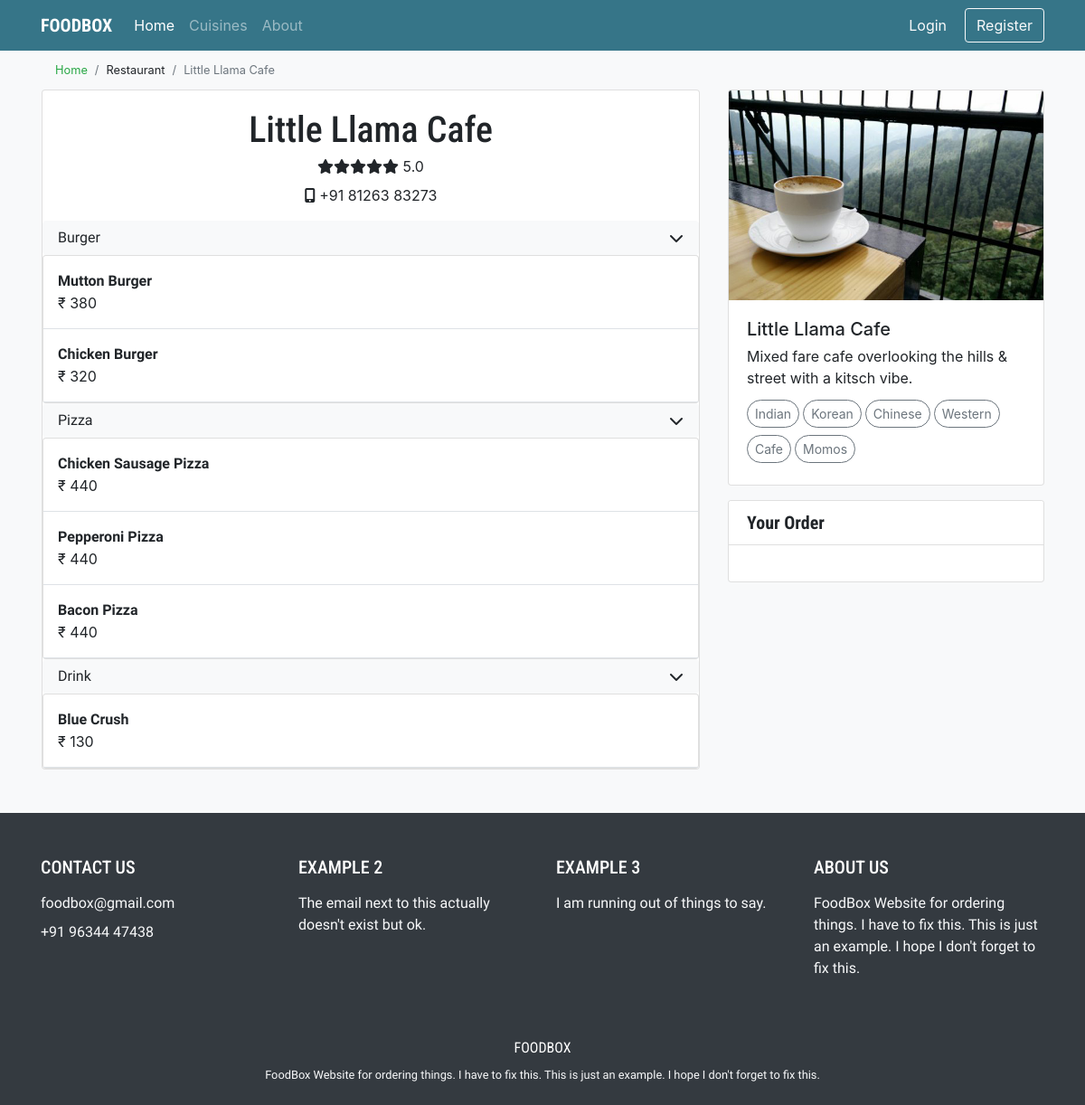
Page /restaurant/1 on the earlier database version.
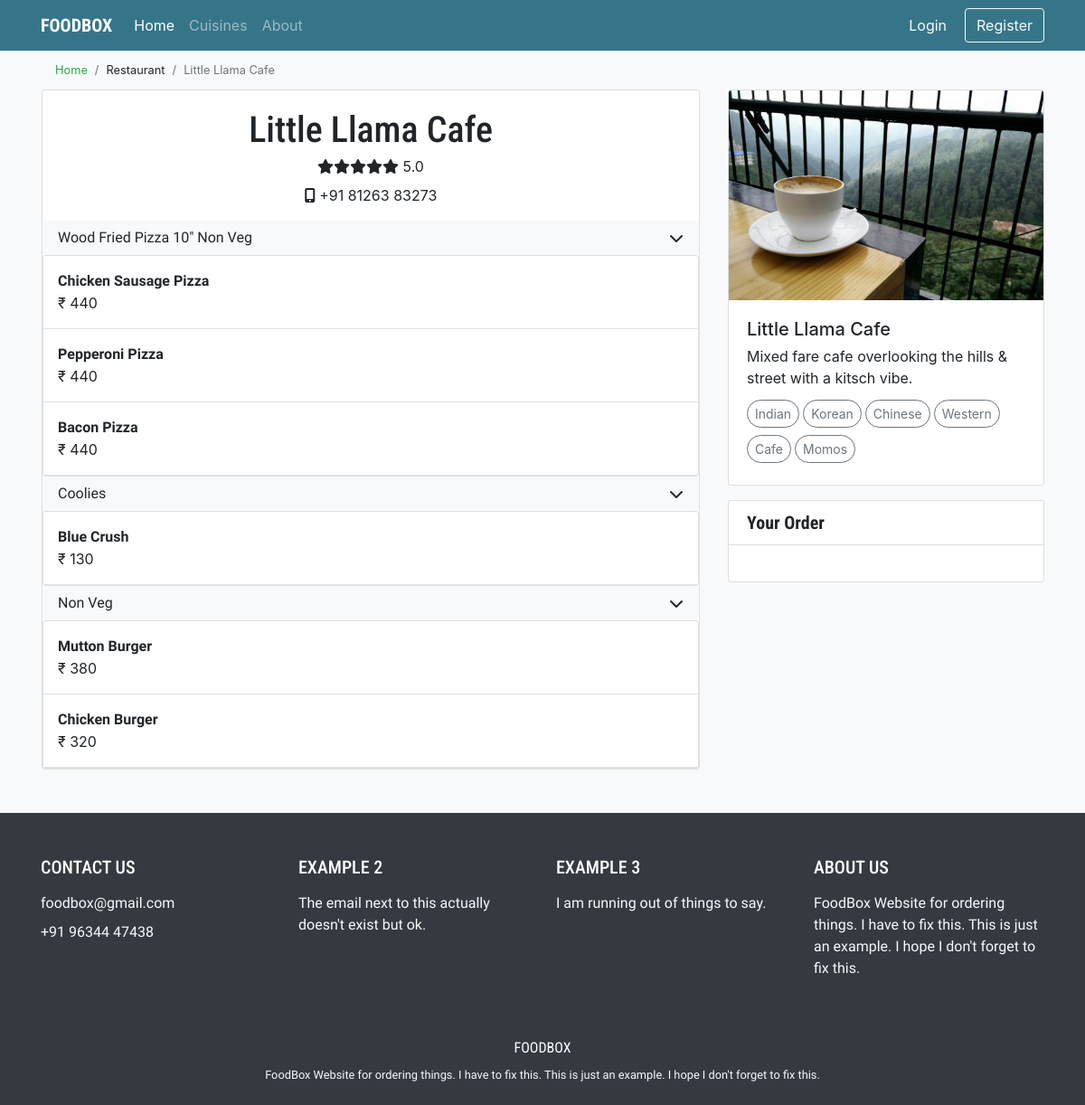
Same page on the later database version.
### food/models.py (models this page shows, shortened)
class Restaurant(models.Model):
    name = models.CharField(max_length=50)
    nick = models.CharField(max_length=10, blank=True)
    cuisine = models.ManyToManyField(Cuisine, related_name='restaurants')
    description = models.TextField(blank=True)
    phone_number = models.CharField(max_length=50, blank=True)
    url = models.URLField(blank=True)

class Category(models.Model):
    restaurant = models.ForeignKey(Restaurant, on_delete=models.CASCADE, related_name='categories')
    name = models.CharField(max_length=50)

class MenuItem(models.Model):
    name = models.CharField(max_length=50)
    price = models.IntegerField()
    description = models.TextField(blank=True)
    image = models.ImageField(upload_to='menu_item', blank=True)
    category = models.ForeignKey('Category', on_delete=models.CASCADE, related_name='menu', null=True)

class Cuisine(models.Model):
    name = models.CharField(max_length=50)

### food/views.py (the view)
# urls.py: path("restaurant/<int:restaurant_id>", views.restaurant, name='restaurant'),
def restaurant(request, restaurant_id):
  try:
      restaurant = Restaurant.objects.get(pk=restaurant_id)
  except Post.DoesNotExist:
      raise Http404("Post does not exist")
  context = {
      "restaurant": restaurant,
      "categories": restaurant.categories.all()
  }
  return render(request, "food/restaurant.html", context)

### food/templates/food/restaurant.html (shortened to what this page needs)
{% extends "food/base.html" %}
{% load static %}
{% block body %}
<nav aria-label="breadcrumb"><small>
  <ol class="breadcrumb my-0 bg-light">
    <li class="breadcrumb-item"><a href="{% url 'index' %}" class="text-success">Home</a></li>
    <li class="breadcrumb-item">Restaurant</li>
    <li class="breadcrumb-item active">{{ restaurant.name }}</li>
  </ol></small>
</nav>
<div class="row animate__animated animate__fadeIn">
  <div class="col-12 col-lg-8 px-0 px-lg-3 mb-4">
    <div class="card">
      <div class="card-body px-0 pb-0">
        <h1 class="card-title text-center mb-1" id="logo">{{ restaurant.name }}</h1>
        <div class="text-center mt-0 mb-2">
          <i class="fa fa-star" aria-hidden="true"></i><i class="fa fa-star" aria-hidden="true"></i><i class="fa fa-star" aria-hidden="true"></i><i class="fa fa-star" aria-hidden="true"></i><i class="fa fa-star" aria-hidden="true"></i> 5.0
        </div>
        <div class="text-center mb-3">
          <i class="fa fa-mobile" aria-hidden="true"></i> {{ restaurant.phone_number }}
        </div>
        {% for category in categories %}
          <button class="btn btn-light btn-md btn-block d-flex justify-content-between px-3" type="button" data-toggle="collapse" data-target="#{{ category.name }}" aria-expanded="false" aria-controls="{{ category.name }}">
            <p class="my-auto" id="f1">{{ category.name }}</p><i class="fa fa-chevron-down my-auto" aria-hidden="true"></i>
          </button>
          <div class="collapse show" id="{{ category.name }}">
            <div class="card card-body p-0">
              {% for menu in category.menu.all %}
                <div class="border-bottom px-3 py-3">
                  <p class="font-weight-bold my-auto" id="f1">{{ menu.name }}</p><p class="my-auto">&#8377; {{ menu.price }}</p>
                </div>
              {% endfor %}
            </div>
          </div>
          {% endfor %}
      </div>
    </div>
  </div>
  <div class="col-12 col-lg-4">
    <div class="card mb-3">
      <img class="card-img-top" src="{% with 'food/'|add:restaurant.name|add:'.jpg' as image_static %}{% static image_static %}{% endwith %}" alt="{{ restaurant.name }}">
      <div class="card-body">
        <h5 class="card-title">{{ restaurant.name }}</h5>
        <p class="card-subtitle mb-2">{{ restaurant.description }}</p>
        {% for cui in restaurant.cuisine.all %}<a href="{% url 'cuisine' cui.name %}" class="btn btn-sm btn-outline-secondary my-1 mr-1" style="border-radius:50px;">{{ cui.name }}</a>{% endfor %}
      </div>
    </div>
    <div class="card d-none d-lg-block" id="filter">
      <div class="card-header bg-white">
        <h5 class="card-text font-weight-bold" id="logo">Your Order</h5>
      </div>
      <div class="card-body">
      </div>
    </div>
  </div>
</div>
{% endblock %}

### food/templates/food/base.html (shortened to what this page needs)
{% load static %}
<html>
<head>
    <link rel="stylesheet" href="https://stackpath.bootstrapcdn.com/bootstrap/4.3.1/css/bootstrap.min.css"
>
    <link rel="stylesheet" href="https://cdnjs.cloudflare.com/ajax/libs/font-awesome/4.7.0/css/font-awesome.min.css">
    <link rel="stylesheet" href="https://cdnjs.cloudflare.com/ajax/libs/animate.css/4.0.0/animate.min.css"/>
    <link rel="stylesheet" href="{% static 'food/index.css' %}" />
</head>
<body class="bg-light">
    {% include 'food/nav.html' %}
    <div class="container">
        {% block body %}
        {% endblock %}
    </div>
    {% include 'food/footer.html' %}
</body>
</html>

### food/templates/food/nav.html (shortened to what this page needs)
<nav class="navbar sticky-top navbar-expand-lg navbar-dark" id="navback">
  <div class="container">
  <a class="navbar-brand font-weight-bold" href="{% url 'index' %}" id="logo">FOODBOX</a>
  <div class="collapse navbar-collapse" id="navbarSupportedContent">
    <ul class="navbar-nav mr-auto">
      <li class="nav-item active">
        <a class="nav-link" href="{% url 'index' %}">Home  <span class="sr-only">(current)</span></a>
      </li>
      <li class="nav-item">
        <a class="nav-link" href="{% url 'cuisines' %}">Cuisines</a>
      </li>
      <li class="nav-item">
        <a class="nav-link" href="{% url 'about' %}">About</a>
      </li>
    </ul>
    {% if request.user.is_authenticated %}
    <p class="text-light my-auto">Hello {{ user.username }}!</p>
    <a class="btn btn-outline-light border-0 my-2 my-sm-0 mx-0 mx-md-2 d-block" href="{% url 'logout' %}">Logout</a>
    {% else %}
    <a class="btn btn-outline-light border-0 my-2 my-sm-0 mx-0 mx-md-2 d-block" href="{% url 'login' %}">Login</a>
    <a class="btn btn-outline-light my-2 my-sm-0 d-block" href="{% url 'login' %}">Register</a>
    {% endif %}
  </div>
  </div>
</nav>

### food/templates/food/footer.html
<div class="container-fluid bg-dark pt-5 pb-2 mt-4">
  <div class="container">
    <div class="row">
      <div class="col-12 col-lg-3">
        <h5 id="logo" class="text-white">CONTACT US</h5>
        <p class="text-light mt-3" id="f1">foodbox@gmail.com</p>
        <p class="text-light mt-n2" id="f1">+91 96344 47438</p>
      </div>
      <div class="d-none d-lg-block col-3">
        <h5 id="logo" class="text-white">EXAMPLE 2</h5>
        <p class="text-light mt-3" id="f1">The email next to this actually doesn't exist but ok.</p>
      </div>
      <div class="d-none d-lg-block col-lg-3">
        <h5 id="logo" class="text-white">EXAMPLE 3</h5>
        <p class="text-light mt-3" id="f1">I am running out of things to say.</p>
      </div>
      <div class="d-none d-lg-block col-lg-3">
        <h5 id="logo" class="text-white">ABOUT US</h5>
        <p class="text-light mt-3" id="f1">FoodBox Website for ordering things. I have to fix this. This is just an example. I hope I don't forget to fix this.</p>
      </div>
    </div>
    <div class="row mt-5">
      <div class="col-12 text-center">
        <p class="text-white" id="logo">FOODBOX</p>
        <small>
        <p class="text-light mt-n2" id="f1">FoodBox Website for ordering things. I have to fix this. This is just an example. I hope I don't forget to fix this.</p>
        </small>
      </div>
    </div>
  </div>
</div>

### food/static/food/index.css (style rules this page uses)
#logo { font-family: 'Roboto Condensed', sans-serif; }
#navback { background-color: #367588 !important; }
#f1 { font-family: 'Nanum Gothic', sans-serif; }
#filter { position: -webkit-sticky; position: sticky; top: 80px; }

Differences in the rows shown:
removed Category: name "Burger", MenuItem (name "Mutton Burger", price "380"), MenuItem (name "Chicken Burger", price "320")
changed Category: name "Pizza" → "Wood Fried Pizza 10\" Non Veg"
changed Category: name "Drink" → "Coolies"
added Category: name "Non Veg", MenuItem (name "Mutton Burger", price "380"), MenuItem (name "Chicken Burger", price "320")
